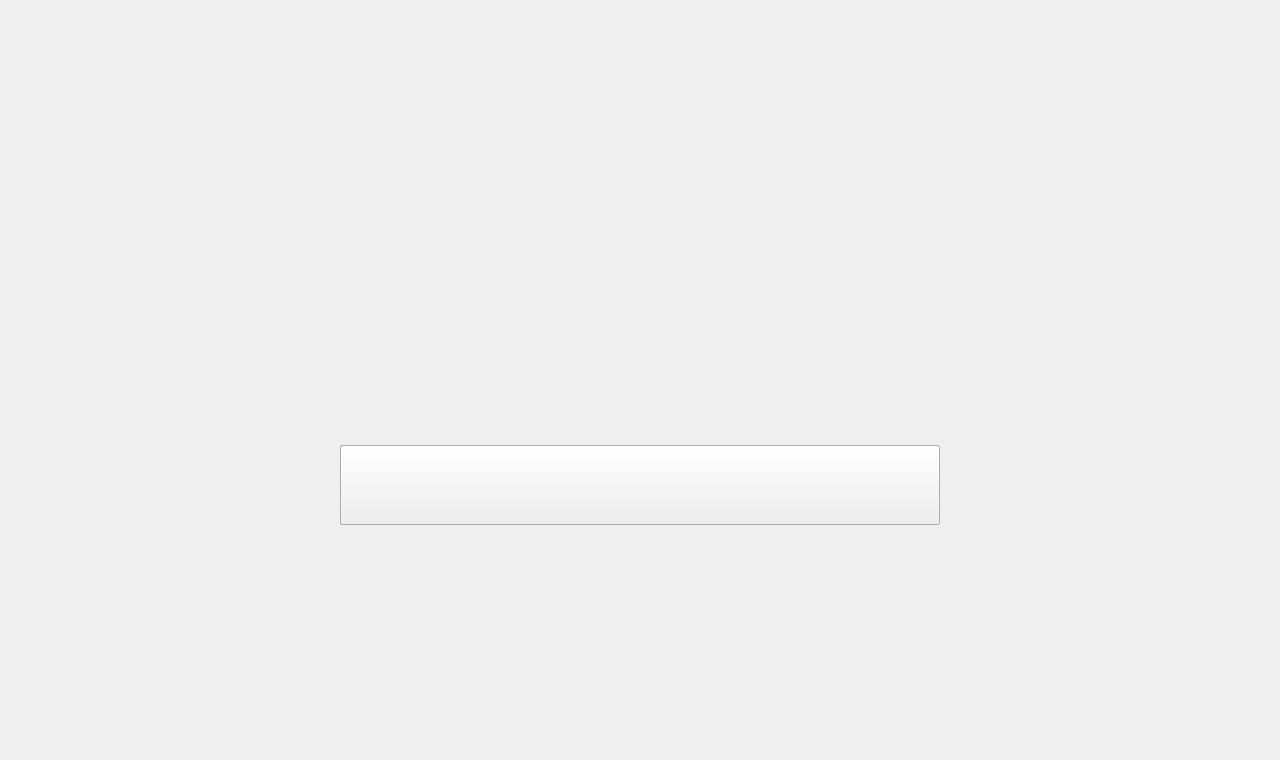
<?xml version="1.0" encoding="UTF-8"?>
<ui version="4.0">
 <class>MessageBoxDialog</class>
 <widget class="QDialog" name="MessageBoxDialog">
  <property name="geometry">
   <rect>
    <x>0</x>
    <y>0</y>
    <width>1280</width>
    <height>760</height>
   </rect>
  </property>
  <property name="windowTitle">
   <string>Dialog</string>
  </property>
  <property name="styleSheet">
   <string notr="true">#MessageBoxDialog
{
background-image: url(:/images/MessgBox/messgBox_Bg.png);
}</string>
  </property>
  <widget class="QLabel" name="label">
   <property name="geometry">
    <rect>
     <x>340</x>
     <y>320</y>
     <width>600</width>
     <height>40</height>
    </rect>
   </property>
   <property name="styleSheet">
    <string notr="true">#label
{
color: rgb(255, 255, 255);
font-family:simhei;
font:bold;
font:24px;
}</string>
   </property>
   <property name="text">
    <string/>
   </property>
   <property name="alignment">
    <set>Qt::AlignCenter</set>
   </property>
  </widget>
  <widget class="QPushButton" name="cancelButton">
   <property name="geometry">
    <rect>
     <x>340</x>
     <y>445</y>
     <width>300</width>
     <height>80</height>
    </rect>
   </property>
   <property name="styleSheet">
    <string notr="true">#cancelButton:focus{outline: none;
}</string>
   </property>
   <property name="text">
    <string/>
   </property>
   <property name="icon">
    <iconset resource="image.qrc">
     <normaloff>:/images/MessgBox/messgCancel_Bt.png</normaloff>:/images/MessgBox/messgCancel_Bt.png</iconset>
   </property>
   <property name="iconSize">
    <size>
     <width>300</width>
     <height>80</height>
    </size>
   </property>
  </widget>
  <widget class="QPushButton" name="okButton">
   <property name="geometry">
    <rect>
     <x>640</x>
     <y>445</y>
     <width>300</width>
     <height>80</height>
    </rect>
   </property>
   <property name="styleSheet">
    <string notr="true">#okButton:focus{outline: none;
}</string>
   </property>
   <property name="text">
    <string/>
   </property>
   <property name="icon">
    <iconset resource="image.qrc">
     <normaloff>:/images/MessgBox/messgOk_Bt.png</normaloff>:/images/MessgBox/messgOk_Bt.png</iconset>
   </property>
   <property name="iconSize">
    <size>
     <width>300</width>
     <height>80</height>
    </size>
   </property>
  </widget>
  <widget class="QPushButton" name="okButton1">
   <property name="geometry">
    <rect>
     <x>340</x>
     <y>445</y>
     <width>600</width>
     <height>80</height>
    </rect>
   </property>
   <property name="styleSheet">
    <string notr="true">#okButton1:focus{outline: none;
}</string>
   </property>
   <property name="text">
    <string/>
   </property>
   <property name="icon">
    <iconset resource="image.qrc">
     <normaloff>:/images/MessgBox/messgBack_Bt.png</normaloff>:/images/MessgBox/messgBack_Bt.png</iconset>
   </property>
   <property name="iconSize">
    <size>
     <width>600</width>
     <height>80</height>
    </size>
   </property>
  </widget>
 </widget>
 <resources>
  <include location="image.qrc"/>
 </resources>
 <connections/>
</ui>
